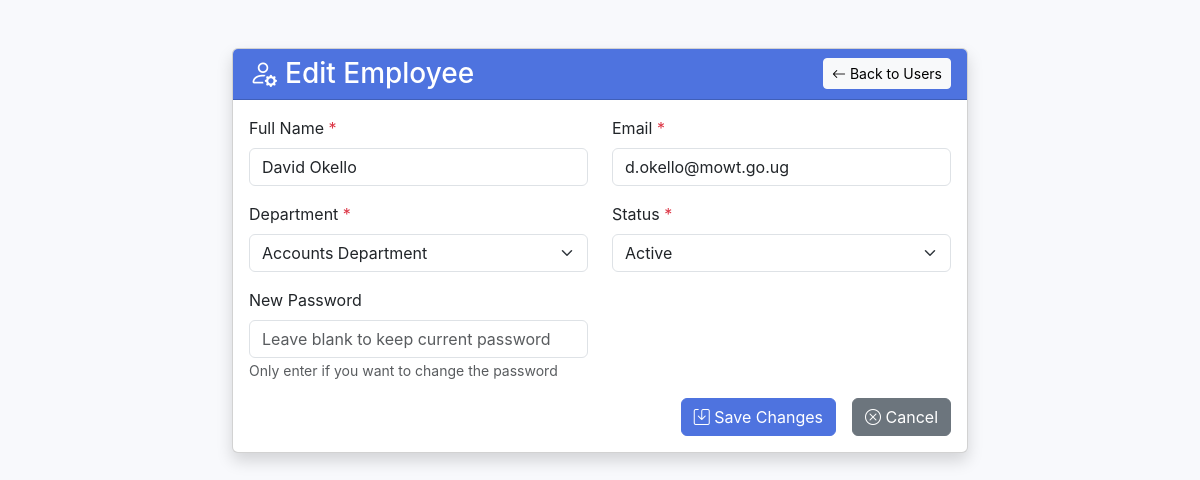
Page /edit_employee.php?id=15 (signed in) on the committed database.
### tables this page shows
CREATE TABLE `employee_user` (
  `id` int(11) NOT NULL,
  `name` text NOT NULL,
  `email_address` varchar(255) NOT NULL,
  `user_password` varchar(255) NOT NULL,
  `user_status` enum('Active','Inactive') DEFAULT 'Active',
  `department_id` int(11) DEFAULT NULL,
  `role_id` int(11) DEFAULT NULL,
  `last_login` timestamp NULL DEFAULT NULL
);

### edit_employee.php (the view, shortened to what this page needs)
<?php
require_once 'config.php';
$id = $_GET['id'] ?? 0;
$query = "SELECT e.*, d.department_name
          FROM employee_user e
          LEFT JOIN departments d ON e.department_id = d.department_id
          WHERE e.id = ?";
$stmt = $conn->prepare($query);
$stmt->bind_param("i", $id);
$stmt->execute();
$result = $stmt->get_result();
$employee = $result->fetch_assoc();
$dept_query = "SELECT department_id, department_name FROM departments ORDER BY department_name ASC";
$dept_result = $conn->query($dept_query) or die("Error loading departments: " . $conn->error);
?>
<!DOCTYPE html>
<html lang="en">
<head>
    <link href="https://cdn.jsdelivr.net/npm/bootstrap@5.3.0/dist/css/bootstrap.min.css" rel="stylesheet">
    <link rel="stylesheet" href="https://cdn.jsdelivr.net/npm/bootstrap-icons@1.10.0/font/bootstrap-icons.css">
</head>
<body>
    <div class="container mt-5">
        <div class="row justify-content-center">
            <div class="col-md-8">
                <div class="card shadow">
                    <div class="card-header text-white">
                        <div class="d-flex justify-content-between align-items-center">
                            <h3 class="mb-0"><i class="bi bi-person-gear me-2"></i>Edit Employee</h3>
                            <a href="users.php" class="btn btn-sm btn-light">
                                <i class="bi bi-arrow-left"></i> Back to Users
                            </a>
                        </div>
                    </div>
                    <div class="card-body">
                        <form method="POST">
                            <div class="row mb-3">
                                <div class="col-md-6">
                                    <label class="form-label">Full Name <span class="text-danger">*</span></label>
                                    <input type="text" class="form-control" name="name"
                                           value="<?php echo htmlspecialchars($employee['name']); ?>" required>
                                </div>
                                <div class="col-md-6">
                                    <label class="form-label">Email <span class="text-danger">*</span></label>
                                    <input type="email" class="form-control" name="email"
                                           value="<?php echo htmlspecialchars($employee['email_address']); ?>" required>
                                </div>
                            </div>
                            <div class="row mb-3">
                                <div class="col-md-6">
                                    <label class="form-label">Department <span class="text-danger">*</span></label>
                                    <select class="form-select" name="department" required>
                                        <?php while($dept = $dept_result->fetch_assoc()): ?>
                                            <option value="<?php echo htmlspecialchars($dept['department_name']); ?>"
                                                <?php echo ($dept['department_name'] == $employee['department_name']) ? 'selected' : ''; ?>>
                                                <?php echo htmlspecialchars($dept['department_name']); ?>
                                            </option>
                                        <?php endwhile; ?>
                                    </select>
                                </div>
                                <div class="col-md-6">
                                    <label class="form-label">Status <span class="text-danger">*</span></label>
                                    <select class="form-select" name="status" required>
                                        <option value="Active" <?php echo ($employee['user_status'] == 'Active') ? 'selected' : ''; ?>>Active</option>
                                    </select>
                                </div>
                            </div>
                            <div class="row mb-3">
                                <div class="col-md-6">
                                    <label class="form-label">New Password</label>
                                    <input type="password" class="form-control" name="password"
                                           placeholder="Leave blank to keep current password">
                                    <small class="text-muted">Only enter if you want to change the password</small>
                                </div>
                            </div>
                            <div class="d-grid gap-2 d-md-flex justify-content-md-end">
                                <button type="submit" class="btn btn-primary me-md-2">
                                    <i class="bi bi-save"></i> Save Changes
                                </button>
                                <a href="users.php" class="btn btn-secondary">
                                    <i class="bi bi-x-circle"></i> Cancel
                                </a>
                            </div>
                        </form>
                    </div>
                </div>
            </div>
        </div>
    </div>
</body>
</html>

### edit_employee.php (style rules this page uses)
:root { --primary-color: #4e73df; --secondary-color: #1cc88a; }
body { background-color: #f8f9fc; font-family: 'Nunito', -apple-system, BlinkMacSystemFont, sans-serif; }
.card-header { background-color: var(--primary-color); }
.btn-primary { background-color: var(--primary-color); border-color: var(--primary-color); }

### rows in the picture
employee_user: name "David Okello", email "d.okello@mowt.go.ug", status "Active"

### other values in the picture
form field department "Accounts Department"
